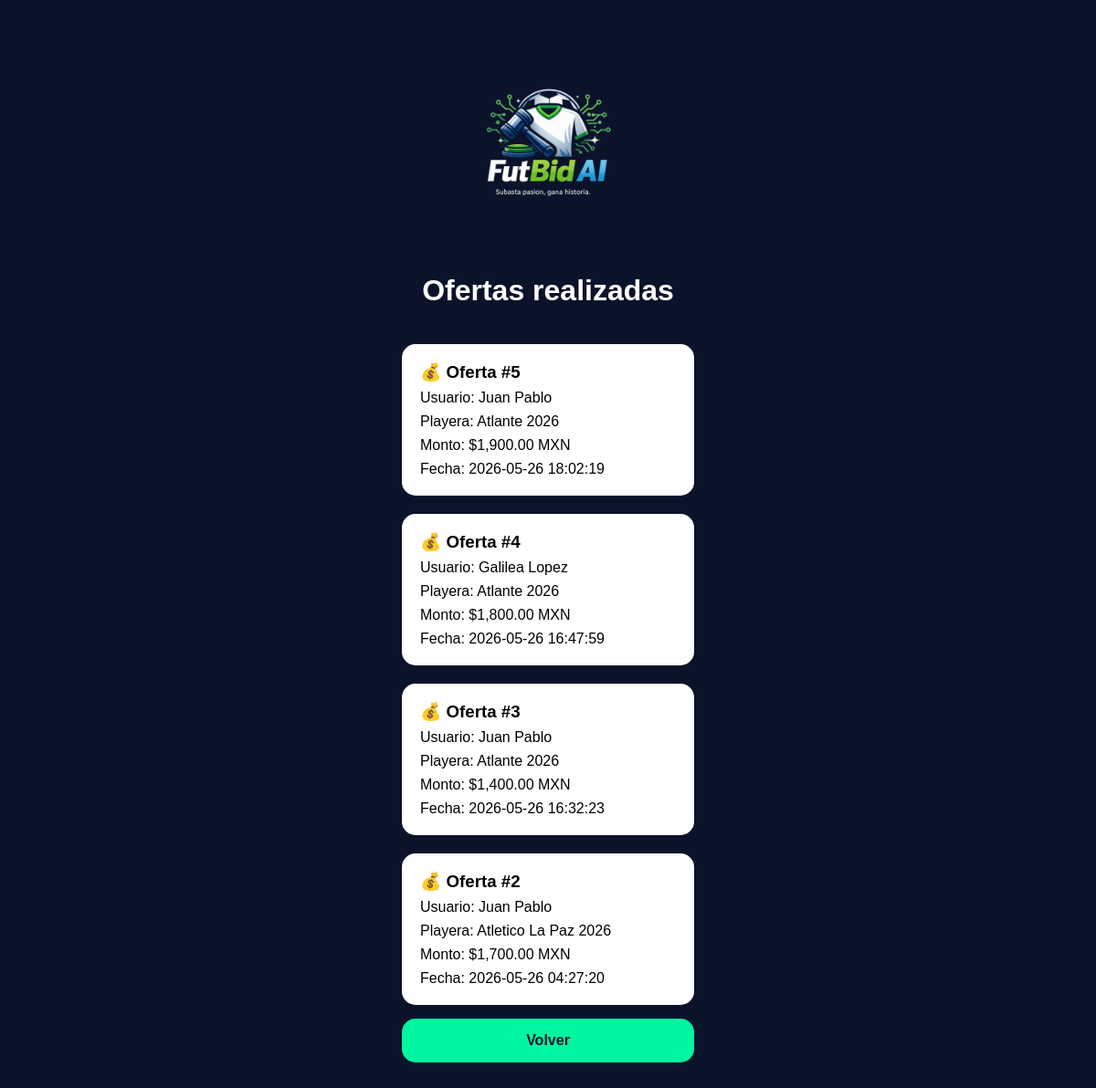
The page /admin_ofertas.php (signed in) on the database its author committed.
### tables this page shows
CREATE TABLE IF NOT EXISTS `ofertas` (
  `id` int NOT NULL AUTO_INCREMENT,
  `usuario_id` int DEFAULT NULL,
  `playera_id` int DEFAULT NULL,
  `monto` decimal(10,2) DEFAULT NULL,
  `creado_en` timestamp NULL DEFAULT CURRENT_TIMESTAMP,
  PRIMARY KEY (`id`),
  KEY `usuario_id` (`usuario_id`),
  KEY `playera_id` (`playera_id`),
  CONSTRAINT `ofertas_ibfk_1` FOREIGN KEY (`usuario_id`) REFERENCES `usuarios` (`id`),
  CONSTRAINT `ofertas_ibfk_2` FOREIGN KEY (`playera_id`) REFERENCES `playeras` (`id`)
);

CREATE TABLE IF NOT EXISTS `usuarios` (
  `id` int NOT NULL AUTO_INCREMENT,
  `nombre` varchar(100) NOT NULL,
  `correo` varchar(100) NOT NULL,
  `password` varchar(255) NOT NULL,
  `rol` enum('usuario','admin') DEFAULT 'usuario',
  `creado_en` timestamp NULL DEFAULT CURRENT_TIMESTAMP,
  PRIMARY KEY (`id`),
  UNIQUE KEY `correo` (`correo`)
);

CREATE TABLE IF NOT EXISTS `playeras` (
  `id` int NOT NULL AUTO_INCREMENT,
  `usuario_id` int DEFAULT NULL,
  `equipo` varchar(100) NOT NULL,
  `jugador` varchar(100) DEFAULT NULL,
  `temporada` varchar(50) DEFAULT NULL,
  `talla` varchar(20) DEFAULT NULL,
  `precio_inicial` decimal(10,2) DEFAULT NULL,
  `imagen` varchar(255) DEFAULT NULL,
  `autenticidad` int DEFAULT '94',
  `rareza` varchar(50) DEFAULT 'Alta',
  `precio_sugerido` varchar(100) DEFAULT '$1,700-$2,000',
  `creado_en` timestamp NULL DEFAULT CURRENT_TIMESTAMP,
  `fecha_cierre` datetime DEFAULT NULL,
  `ganador_id` int DEFAULT NULL,
  `finalizada` tinyint DEFAULT '0',
  PRIMARY KEY (`id`),
  KEY `usuario_id` (`usuario_id`),
  CONSTRAINT `playeras_ibfk_1` FOREIGN KEY (`usuario_id`) REFERENCES `usuarios` (`id`)
);

### admin_ofertas.php (the view, shortened to what this page needs)
<?php
include "config/conexion.php";
$ofertas = mysqli_query($conexion, "
    SELECT
        o.id,
        o.monto,
        o.creado_en,
        u.nombre AS usuario,
        p.equipo,
        p.temporada
    FROM ofertas o
    INNER JOIN usuarios u ON o.usuario_id = u.id
    INNER JOIN playeras p ON o.playera_id = p.id
    ORDER BY o.id DESC
");
?>
<!DOCTYPE html>
<html lang="es">
<head>
<link rel="stylesheet" href="css/styles.css">
</head>
<body>
<div class="app-container">
<img src="img/logo.png" class="logo">
<h1>Ofertas realizadas</h1>
<?php while($o = mysqli_fetch_assoc($ofertas)){ ?>
<div class="card">
    <h3>💰 Oferta #<?php echo $o['id']; ?></h3>
    <p>Usuario: <?php echo $o['usuario']; ?></p>
    <p>Playera: <?php echo $o['equipo']; ?> <?php echo $o['temporada']; ?></p>
    <p>Monto: $<?php echo number_format($o['monto'],2); ?> MXN</p>
    <p>Fecha: <?php echo $o['creado_en']; ?></p>
</div>
<?php } ?>
<a href="administrador.php" class="btn primary">Volver</a>
</div>
</body>
</html>

### css/styles.css (style rules this page uses)
* { margin:0; padding:0; box-sizing:border-box; font-family:Arial,sans-serif; }
body { background:#0B132B; color:white; }
.app-container { width:390px; min-height:100vh; margin:auto; display:flex; flex-direction:column; align-items:center; padding:30px; padding-bottom:120px; position:relative; }
.logo { width:220px; margin-top:30px; margin-bottom:20px; }
h1,h2 { text-align:center; margin-bottom:20px; }
p { margin-top:8px; }
.btn { width:320px; padding:15px; margin-top:15px; border-radius:15px; text-align:center; text-decoration:none; font-weight:bold; }
.primary { background:#00F5A0; color:#0B132B; }
.card { width:320px; background:white; color:black; border-radius:15px; padding:20px; margin-top:20px; }

### rows shown on the page
ofertas: id "5", usuario.nombre "Juan Pablo", playera.equipo "Atlante", playera.temporada "2026", monto "1,900.00", creado_en "2026-05-26 18:02:19"
ofertas: id "4", usuario.nombre "Galilea Lopez", playera.equipo "Atlante", playera.temporada "2026", monto "1,800.00", creado_en "2026-05-26 16:47:59"
ofertas: id "3", usuario.nombre "Juan Pablo", playera.equipo "Atlante", playera.temporada "2026", monto "1,400.00", creado_en "2026-05-26 16:32:23"
ofertas: id "2", usuario.nombre "Juan Pablo", playera.equipo "Atletico La Paz", playera.temporada "2026", monto "1,700.00", creado_en "2026-05-26 04:27:20"
